Frame 1 (no input): blank canvas, image omitted
Frame 60 (the mouse pressed at the canvas centre just before this capture): blank canvas, image omitted
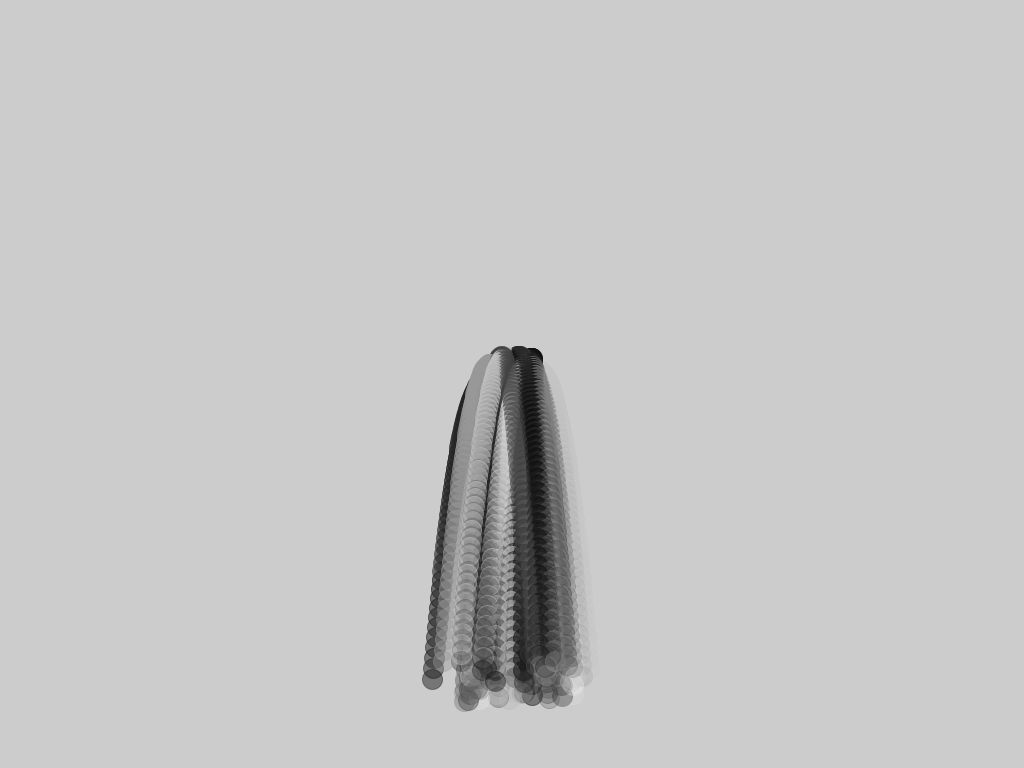
Frame 120 (the mouse held since frame 60 and released just before this capture)

The Processing sketch whose frames 1 and 60 were blank and that drew this single picture after the mouse press (run headless with seeded random() and noise(); from frame 60 on, the mouse is pressed at the canvas centre):

// Processing sketch: sketch_170314b_MetaSystem
// ── sketch_170314b_MetaSystem.pde
/* jstephens 
 ParticleSystem gongfu 
 
 NEXT:
 [ ] add isEmpty() to check particle system similar to isDead() checks a particle
 [x] add vel & acc to particle class
 [x] jump to the ParticleSystem class
 [x] ArrayList of systems of systems
 [x] MultiVerse class
 [ ] inheritance --> 
 class Vehichle extends Particle
 class FeedbackMixer extends Mixer
 [ ] polymorphism
 
 NOTES:
 
 Inheritance:
 1. inherit everything
 2. add data or functionality
 3. override functions
 4. super
 */





MetaSystem meta;

void setup() {
  size(1024, 768);
  meta = new MetaSystem();
}

void draw() {
  meta.runAllSystems();
}
// ── MetaSystem.pde

class MetaSystem {

  ArrayList<ParticleSystem> metaSystem;
  PVector                   origin;
  boolean                   replaceEmptyPS = true;

  MetaSystem() {
    metaSystem = new ArrayList<ParticleSystem>();
    origin  = new PVector(mouseX, mouseY);

    showInstructions();
  }

  void runAllSystems() {
    for (int i = metaSystem.size()-1; i >= 0; i--) {
      ParticleSystem ps = metaSystem.get(i);
      ps.run();
      
      removeIfEmpty(ps, i);
    }
  }

  void removeIfEmpty(ParticleSystem ps_, int psIndex_) {
    if (ps_.isEmpty()) {
      metaSystem.remove(psIndex_);

      if (replaceEmptyPS) {
        addNewParticleSystem(int(random(20)), random(width), random(height));
      }
    }
  }

  void addNewParticleSystem(int totalParticles, float x_, float y_) {
    origin.x = x_;
    origin.y = y_;
    metaSystem.add(new ParticleSystem(totalParticles, origin));
  }

  void removeParticleSystem() {
    if (metaSystem.size() >= 1) metaSystem.remove(metaSystem.size()-1);
  }

  void clearHome() {
    background(random(255));
  }

  void showInstructions() {
    println("Add PS: \t mousePressed");
    println("Remove PS: spacebar");
    println("ClearHome: c");
  }
}
// ── Particle.pde

class Particle {
  
  PVector loc;
  PVector vel;
  PVector acc;
  
  float   lifespan;
  color   fillColor;
  
  Particle(float x_, float y_) {
    loc   = new PVector(x_, y_);
    vel   = new PVector(random(-1,1), -1);
    acc   = new PVector(0, .2);
    
    lifespan  = random(150,255);
    fillColor = color (random(0,255));
  }

  void update() {
    loc.add(vel);
    vel.add(acc);
    
    lifespan -= 2;
  }
  
  void display() { 
    fill(fillColor, lifespan);
    stroke(fillColor, lifespan);
    ellipse(loc.x, loc.y, 20, 20);
  }

  boolean isDead() {
    if (lifespan < 0) {
      return true;
    } else {
      return false;
    }
  }
}
// ── ParticleSystem.pde

class ParticleSystem {

  ArrayList<Particle> particles;
  PVector             origin;
  boolean             willReplaceExpired = true;

  ParticleSystem(int numOfParticles_, PVector origin_) {
    particles = new ArrayList<Particle>();    // initialize ArrayList of particles
    origin    = origin_.get();                // get() makes a copy, pass by reference?

    init(numOfParticles_);                    // initialize the System
  }

  void init(int numOfParticles) {
    for (int i = 0; i < numOfParticles; i ++) {
      addNewParticleToSystem();
    }
  }

  void run() {
    for (int i = particles.size()-1; i >= 0; i--) {  
      Particle p = particles.get(i);
      p.update();
      p.display();

      removeReplaceParticleIfExpired(p, i);
    }
  }

  void removeReplaceParticleIfExpired(Particle p, int index) {
    if (p.isDead()) {
      particles.remove(index);                 // remove i, not p? p is a copy of i

      if (willReplaceExpired) addNewParticleToSystem();
    }
  }

  void addNewParticleToSystem() {
    particles.add(new Particle(origin.x + random(-25, 25), origin.y + random(-25, 25)));
  }

  // test whether the system is empty
  boolean isEmpty() {
    if (particles.size() <= 0) {
      return true;
    } else {
      return false;
    }
  }
}
// ── UI.pde

void mousePressed() {
  meta.addNewParticleSystem(int(random(100)), mouseX, mouseY);
}

void keyPressed() {
  if (key == ' ') {
    meta.removeParticleSystem();
  }
  if (key == 'c') {
    meta.clearHome();
  }
}
